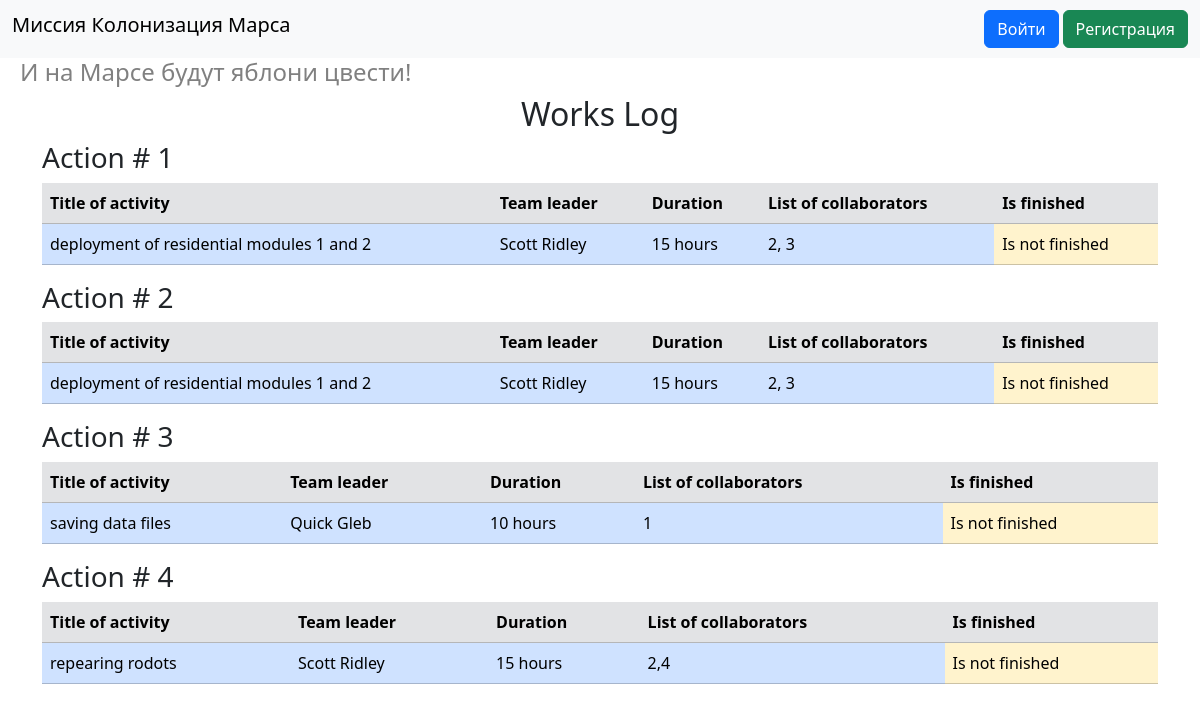
The app's page /index, older data.
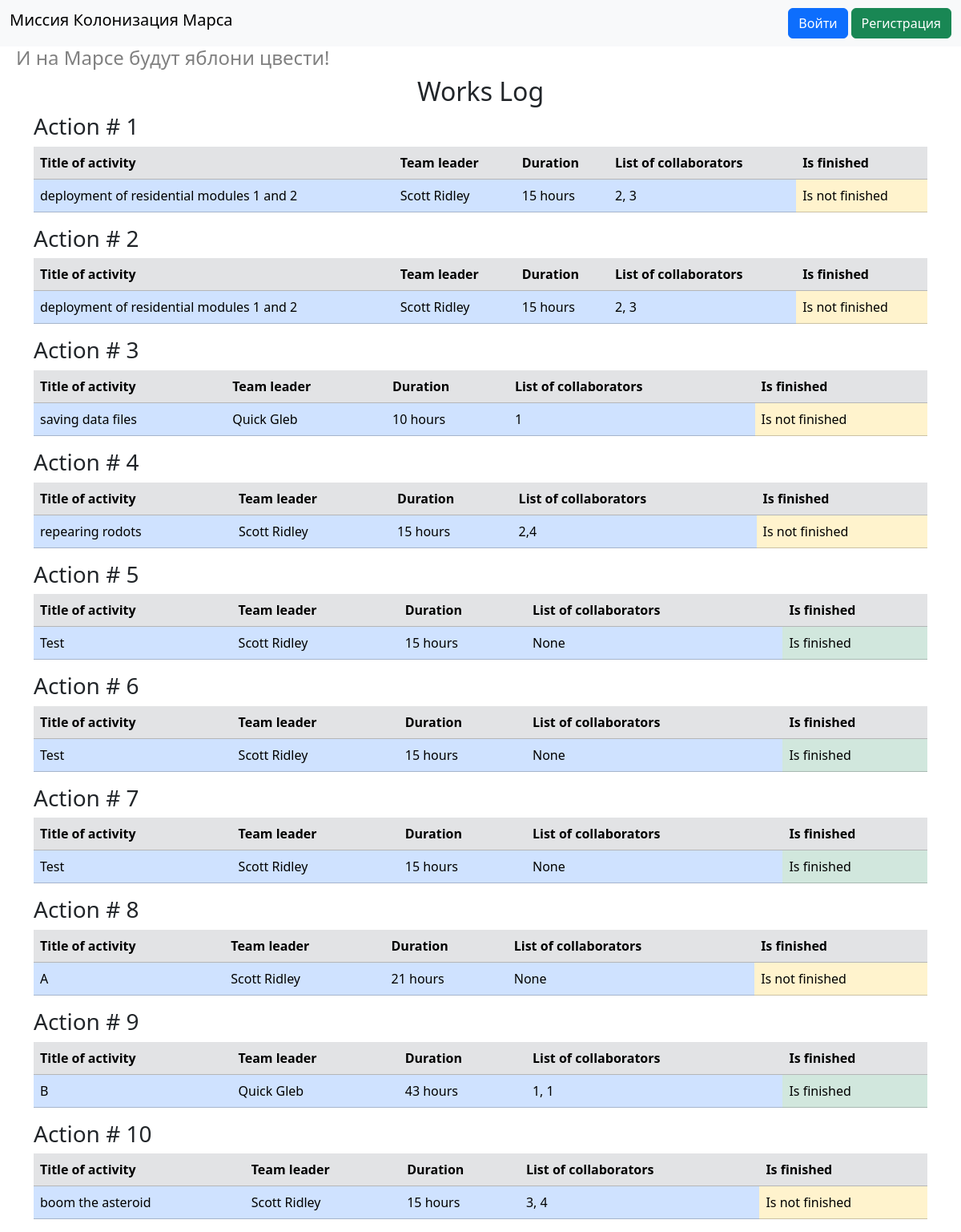
The same page, newer data.
### data/jobs.py (models this page shows, shortened)
class Jobs(SqlAlchemyBase, SerializerMixin):
    __tablename__ = "jobs"
    id = Column(Integer, primary_key=True, autoincrement=True)
    team_leader = Column(Integer, ForeignKey('users.id'))
    user = orm.relationship('User')
    job = Column(String)
    work_size = Column(Integer)
    collaborators = Column(String)
    start_date = Column(DateTime)
    end_date = Column(DateTime)
    is_finished = Column(Boolean)

### data/users.py (models this page shows, shortened)
class User(SqlAlchemyBase, UserMixin, SerializerMixin):
    __tablename__ = "users"
    id = Column(Integer, primary_key=True, autoincrement=True)
    surname = Column(String)
    name = Column(String)
    age = Column(Integer)
    position = Column(String)
    speciality = Column(String)
    address = Column(String)
    email = Column(String, unique=True)
    hashed_password = Column(String)
    modified_date = Column(DateTime)
    jobs = orm.relationship('Jobs', back_populates='user')

### app.py (the view)
@app.route('/')
@app.route('/index')
def index():
    session = create_session()
    result = session.query(Jobs, User).join(
        User,
        Jobs.team_leader == User.id
    )
    return render_template('index.html', title='Главная страница', result=result)

### data/db_session.py (called while the page is built)
def create_session() -> Session:
    global __factory
    return __factory()

### templates/index.html
{% extends 'base.html' %}
{% block content %}
<div class="container">
    <div class="row">
        <div class="col">
            <h2 class="text-center">Works Log</h2>
        </div>
    </div>
    {% for jobs, user in result %}
    <div class="row">
        <div class="col">
            <h3>Action # {{ jobs.id }}</h3>
        </div>
    </div>
    <div class="row">
        <div class="col">
            <table class="table">
                <tr class="table-secondary">
                    <th>Title of activity</th>
                    <th>Team leader</th>
                    <th>Duration</th>
                    <th>List of collaborators</th>
                    <th>Is finished</th>
                </tr>
                <tr class="table-primary">
                    <td>{{ jobs.job }}</td>
                    <td>{{ user.surname }} {{ user.name }}</td>
                    <td>{{ jobs.work_size }} hours</td>
                    <td>{{ jobs.collaborators }}</td>
                    {% if jobs.is_finished %}
                    <td class="table-success">Is finished</td>
                    {% else %}
                    <td class="table-warning">Is not finished</td>
                    {% endif %}
                </tr>
            </table>
        </div>
    </div>
    {% endfor %}
</div>
{% endblock %}

### templates/base.html (shortened to what this page needs)
<!DOCTYPE html>
<html lang="ru">
<head>
    <link href="https://cdn.jsdelivr.net/npm/bootstrap@5.3.8/dist/css/bootstrap.min.css" rel="stylesheet"
>
    <link href="{{ url_for('static', filename='css/style.css') }}" rel="stylesheet">
</head>
<body>
<nav class="navbar navbar-expand-lg bg-body-tertiary">
    <div class="container-fluid">
        <h1 class="navbar-brand">Миссия Колонизация Марса</h1>
        <ul class="navbar-nav">
            {% if current_user.is_authenticated %}
            <li class="nav-item">
                <a href="#" class="nav-link">{{ current_user.name }}</a>
            </li>
            <li class="nav-item">
                <a href="/logout" class="btn btn-danger mb-0">Выйти</a>
            </li>
            {% else %}
            <li class="nav-item">
                <a href="/login" class="btn btn-primary mb-0">Войти</a>
            </li>
            <li class="nav-item">
                <a href="/register" class="btn btn-success mb-0 ms-1">Регистрация</a>
            </li>
            {% endif %}
        </ul>
    </div>
</nav>
<h4>И на Марсе будут яблони цвести!</h4>
{% block content %}{% endblock %}
</body>
</html>

### static/css/style.css (style rules this page uses)
h4 { color: grey; padding-left: 20px; }

Row changes from the older to the newer data that the page shows:
added Jobs: id "5", job "Test", surname "Scott", name "Ridley", work_size "15", collaborators "None", is_finished "Is finished"
added Jobs: id "6", job "Test", surname "Scott", name "Ridley", work_size "15", collaborators "None", is_finished "Is finished"
added Jobs: id "7", job "Test", surname "Scott", name "Ridley", work_size "15", collaborators "None", is_finished "Is finished"
added Jobs: id "8", job "A", surname "Scott", name "Ridley", work_size "21", collaborators "None", is_finished "Is not finished"
added Jobs: id "9", job "B", surname "Quick", name "Gleb", work_size "43", collaborators "1, 1", is_finished "Is finished"
added Jobs: id "10", job "boom the asteroid", surname "Scott", name "Ridley", work_size "15", collaborators "3, 4", is_finished "Is not finished"
